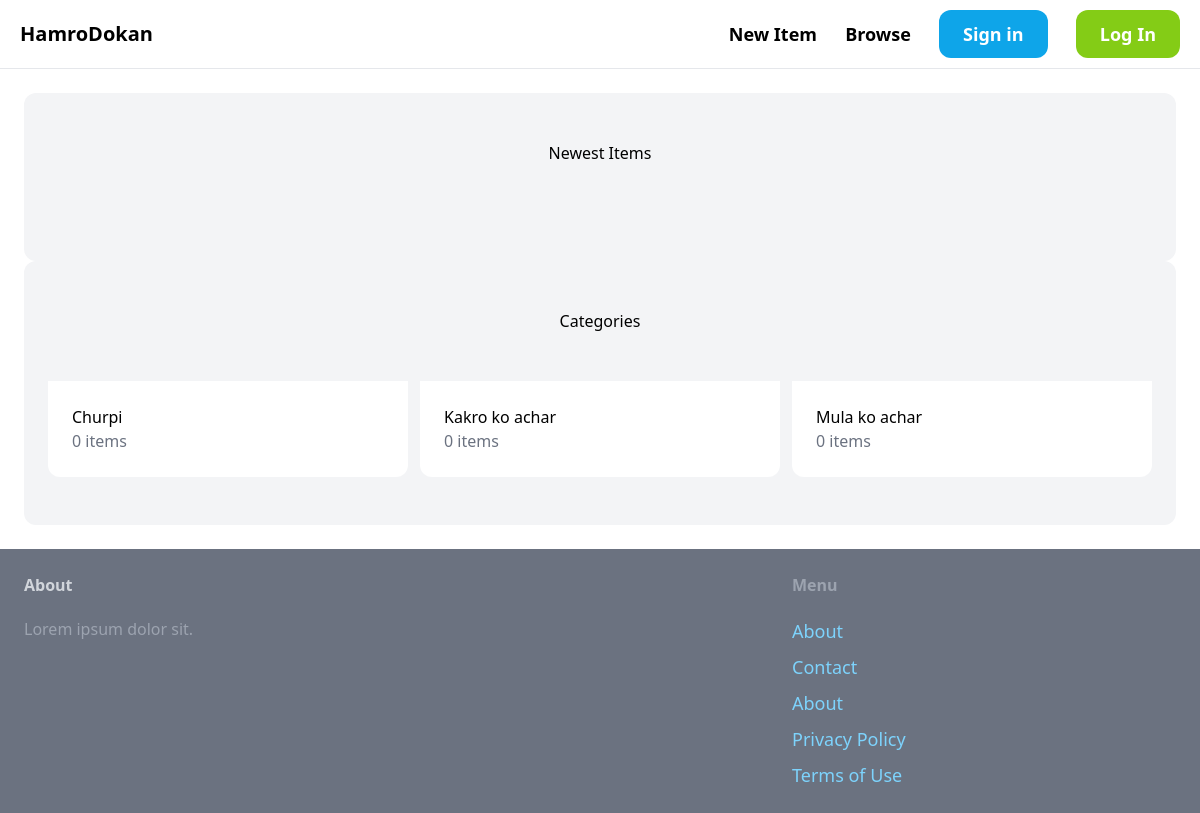
The app's page /, older data.
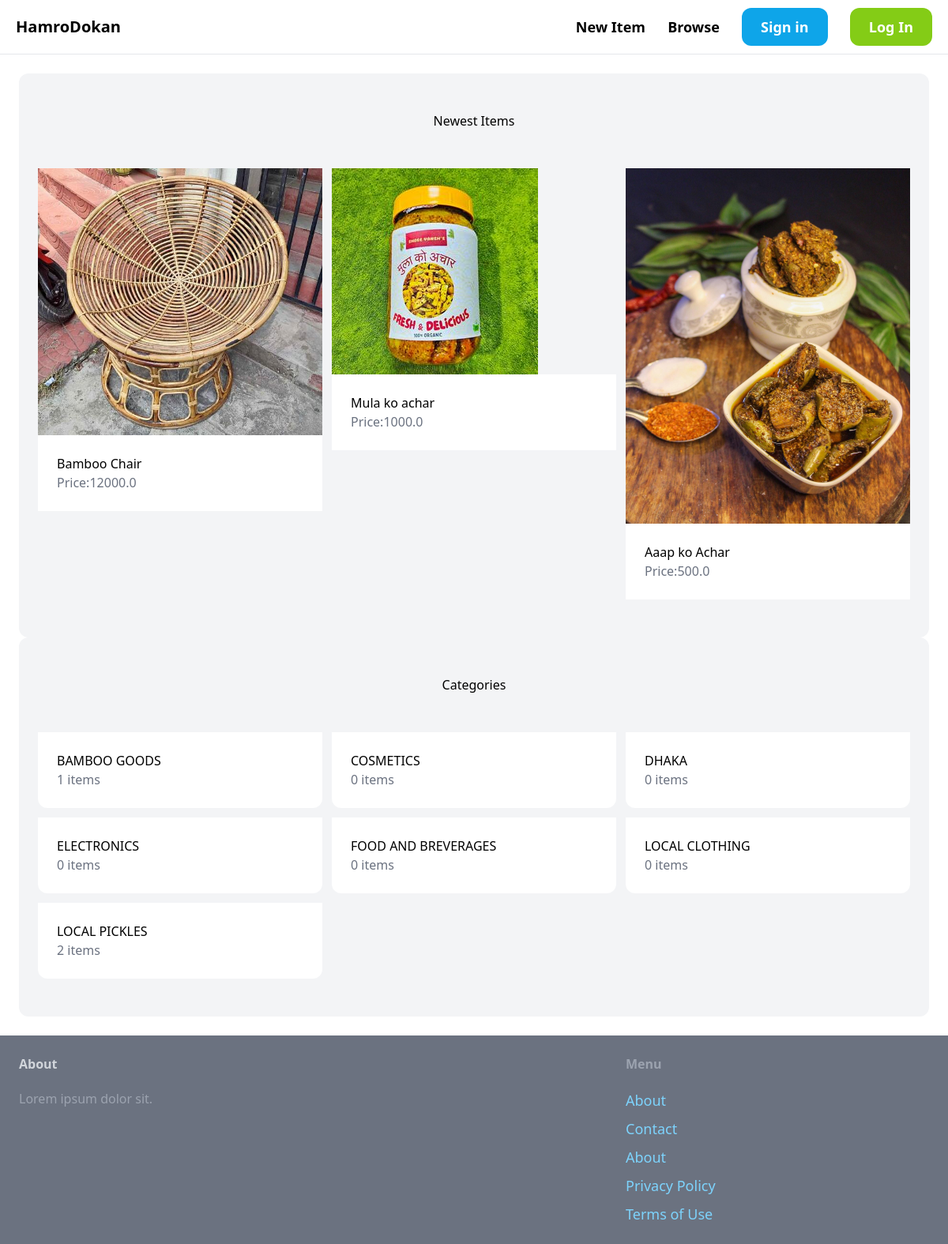
The same page, newer data.
### item/models.py (models this page shows, shortened)
class Category(models.Model):
  name=models.CharField(max_length=255)
  class Meta:
    ordering =('name',)
    verbose_name_plural='Categories'

class Item(models.Model):
  category=models.ForeignKey(Category,related_name='items',on_delete=models.CASCADE)
  name=models.CharField(max_length=255)
  description=models.TextField(blank=True,null=True)
  price=models.FloatField()
  image=models.ImageField(upload_to='item-images',blank=True,null=True)
  is_sold=models.BooleanField(default=False)
  created_by=models.ForeignKey(User,related_name='items',on_delete=models.CASCADE)
  created_at=models.DateTimeField(auto_now_add=True)

### core/views.py (the view)
# urls.py: path('',views.index,name='index'),
def index(request):#information about browser :reuqest
  items=Item.objects.filter(is_sold=False)[0:6]
  categories=Category.objects.all()
  return render(request,'core/index.html',{
    'categories':categories,
    'items':items,
  })

### core/templates/core/index.html (shortened to what this page needs)
{% extends 'core/base.html' %}
{% block content %}
<div class="mt=6 px-6 py-12 bg-gray-100 rounded-xl">
  <h2 class="mb-12 tect-2xl text-center">
    Newest Items
  </h2>
  <div class="grid grid-cols-3 gap-3">
    {% for item in items%}
    <div>
      <a href="{% url 'item:detail' item.id %}">
        <div>
          <img src="{{item.image.url}} " >
        </div>
        <div class="p-6 bg-white ">
          <h2 class="'text-2xl">
            {{item.name}}
          </h2>
          <p class="text-gray-500">Price:{{item.price}}</p>
        </div>
      </a>
    </div>
    {%endfor%}
  </div>
</div>
<div class="mt=6 px-6 py-12 bg-gray-100 rounded-xl">
  <h2 class="mb-12 tect-2xl text-center">
    Categories
  </h2>
  <div class="grid grid-cols-3 gap-3">
    {% for category in categories%}
    <div>
      <a href="#">
        <div class="p-6 bg-white rounded-b-xl">
          <h2 class="'text-2xl">
            {{category.name}}
          </h2>
          <p class="text-gray-500">{{ category.items.count}} items</p>
        </div>
      </a>
    </div>
    {%endfor%}
  </div>
</div>
{%endblock%}

### core/templates/core/base.html (shortened to what this page needs)
<!DOCTYPE html>
<html lang="en">
<head>
<script src="https://cdn.tailwindcss.com"></script>
</head>
<body>
  <nav class="py-5 px-5 flex justify-between items-center border-b border-gray-200">
<a href="/" class=" text-xl font-semibold ">HamroDokan</a>
<div class="space-x-6">
  <a href="#" class="text-lg font-semibold hover::text-gray-500">New Item</a>
  <a href="#" class="text-lg font-semibold hover::text-gray-500">Browse</a>
{%if request.user.is_authenticated%}
<a href="#" class=" px-6 py-3 text-lg font-semibold bg-sky-500 text-white rounded-xl hover:bg-sky-700">Dashboard</a>
  <a href="#" class="px-6 py-3 text-lg font-semibold bg-lime-500 text-white rounded-xl hover:bg-lime-700">Inbox</a>
{%else%}
  <a href="{% url 'core:signup' %}" class=" px-6 py-3 text-lg font-semibold bg-sky-500 text-white rounded-xl hover:bg-sky-700">Sign in</a>
  <a href="{% url 'core:login' %}" class="px-6 py-3 text-lg font-semibold bg-lime-500 text-white rounded-xl hover:bg-lime-700">Log In</a>
{%endif%}
</div>
</nav>
  <div class="px-6 py-6">
   {%block content%}
   {% endblock %}
  </div>
  <footer class="py-6 px-6 flex justify-between bg-gray-500 ">
    <div class=" w-2/3 pr-10">
     <h3> <div class="mb-5 font-semibold text-gray-300">About</div></h3>
     <p class=" text=lg text-gray-400">Lorem ipsum dolor sit.
     </p>
    </div>
    <div class="w-1/3">
      <h3 class="mb-5 font-semibold text-gray-400">Menu</h3>
      <ul class="space-y-2">
        <li><a href="#" class="text-lg text-sky-300 hover:text-teal-700">About</a> </li>
        <li><a href="{% url 'core:contact' %}" class="text-lg text-sky-300 hover:text-teal-700">Contact</a> </li>
        <li><a href="#" class="text-lg text-sky-300 hover:text-teal-700">About</a> </li>
        <li><a href="#" class="text-lg text-sky-300 hover:text-teal-700">Privacy Policy</a> </li>
        <li><a href="#" class="text-lg text-sky-300 hover:text-teal-700">Terms of Use</a> </li>
      </ul>
    </div>
  </footer>
</body>
</html>

Row changes from the older to the newer data that the page shows:
added Item: image (picture), name "Bamboo Chair", price "12000.0"
added Item: image (picture), name "Mula ko achar", price "1000.0"
added Item: image (picture), name "Aaap ko Achar", price "500.0"
added Category: name "BAMBOO GOODS", items.count "1"
added Category: name "COSMETICS", items.count "0"
changed Category: name "Kakro ko achar" → "DHAKA"; moves up the list
added Category: name "ELECTRONICS", items.count "0"
added Category: name "FOOD AND BREVERAGES", items.count "0"
changed Category: name "Churpi" → "LOCAL CLOTHING"
changed Category: name "Mula ko achar" → "LOCAL PICKLES"; items.count "0" → "2"
